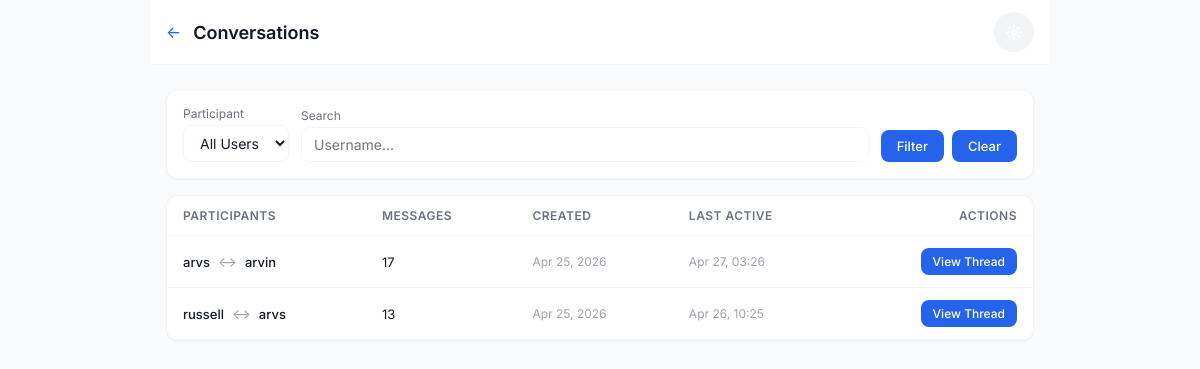
The page /chat/admin/conversations/ (signed in) on the database as committed earlier.
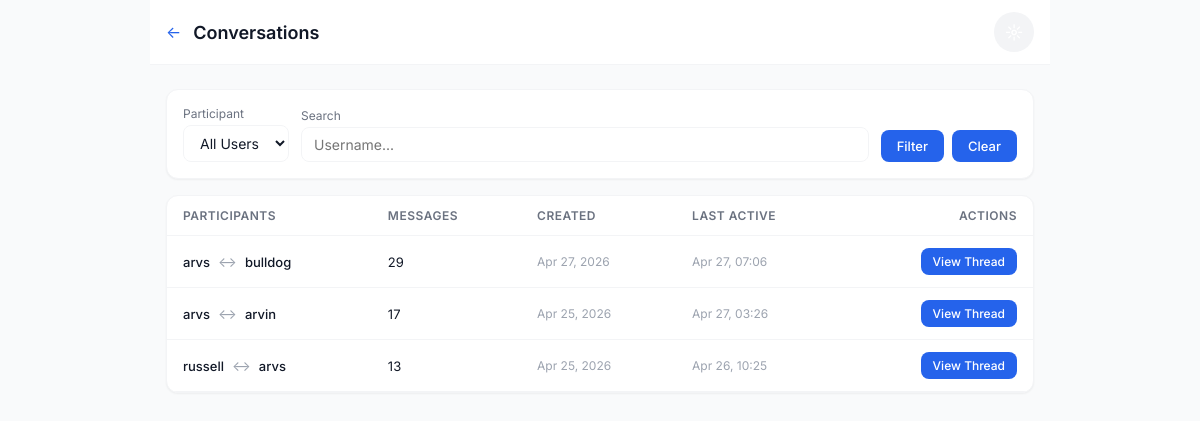
The same page on the database as committed later.
### chat/models.py (models this page shows, shortened)
class Conversation(models.Model):
    id = models.UUIDField(primary_key=True, default=uuid.uuid4, editable=False)
    participant1 = models.ForeignKey(User, on_delete=models.CASCADE, related_name='conversations_as_p1')
    participant2 = models.ForeignKey(User, on_delete=models.CASCADE, related_name='conversations_as_p2')
    created_at = models.DateTimeField(auto_now_add=True)
    updated_at = models.DateTimeField(auto_now=True)
    last_message = models.ForeignKey('Message', on_delete=models.SET_NULL, null=True, blank=True, related_name='+')
    class Meta:
        db_table = 'chat_conversation'
        unique_together = ['participant1', 'participant2']
        indexes = [
            models.Index(fields=['participant1', 'participant2']),
            models.Index(fields=['updated_at']),
        ]

### chat/views_admin.py (the view, shortened to what this page needs)
# urls.py: path('admin/conversations/', views_admin.admin_conversations, name='admin_conversations'),
@login_required
@user_passes_test(is_staff_or_admin, login_url='chat_list')
def admin_conversations(request):
    conv_qs = Conversation.objects.select_related(
        'participant1', 'participant2', 'last_message'
    ).annotate(message_count=Count('messages')).order_by('-updated_at')
    user_filter = request.GET.get('user', '')
    search = request.GET.get('search', '').strip()
    if search:
        conv_qs = conv_qs.filter(
            Q(participant1__username__icontains=search) |
            Q(participant2__username__icontains=search)
        )
    paginator = Paginator(conv_qs, 25)
    page_number = request.GET.get('page', 1)
    page_obj = paginator.get_page(page_number)
    users = User.objects.order_by('username')
    return render(request, 'chat/admin/conversations.html', {
        'conversations': page_obj,
        'users': users,
        'user_filter': user_filter,
        'search': search,
        'is_admin': is_admin_only(request.user),
    })

### chat/views_admin.py (called while the page is built)
def is_staff_or_admin(user):
    if user.is_superuser:
        return True
    profile = getattr(user, 'profile', None)
    if profile and profile.role in ('staff', 'admin'):
        return True
    return user.is_staff

def is_admin_only(user):
    if user.is_superuser:
        return True
    profile = getattr(user, 'profile', None)
    if profile and profile.role == 'admin':
        return True
    return False

### chat/templates/chat/admin/conversations.html (shortened to what this page needs)
{% extends 'chat/base.html' %}
{% block content %}
<div style="max-width: 900px; margin: 0 auto;">
    <div class="app-bar">
        <div style="display: flex; align-items: center; gap: 12px;">
            <a href="{% url 'admin_dashboard' %}" class="back-btn">&#8592;</a>
            <h1>Conversations</h1>
        </div>
        <button class="theme-toggle" onclick="toggleTheme()">&#9788;</button>
    </div>
    <div class="container" style="padding-top: 24px;">
        <div class="card" style="padding: 16px; margin-bottom: 16px;">
            <form method="get" style="display: flex; flex-wrap: wrap; gap: 12px; align-items: flex-end;">
                <div>
                    <label style="font-size: 12px; color: var(--text-secondary); display: block; margin-bottom: 4px;">Participant</label>
                    <select name="user" style="padding: 8px 12px; border-radius: 8px; border: 1px solid var(--border-light); background: var(--surface); color: var(--text-primary); font-size: 14px;">
                        <option value="" {% if not user_filter %}selected{% endif %}>All Users</option>
                    </select>
                </div>
                <div style="flex: 1; min-width: 200px;">
                    <label style="font-size: 12px; color: var(--text-secondary); display: block; margin-bottom: 4px;">Search</label>
                    <input type="text" name="search" value="{{ search }}" placeholder="Username..." style="width: 100%; padding: 8px 12px; border-radius: 8px; border: 1px solid var(--border-light); background: var(--surface); color: var(--text-primary); font-size: 14px;">
                </div>
                <div style="display: flex; gap: 8px;">
                    <button type="submit" class="btn btn-primary" style="padding: 8px 16px; font-size: 13px;">Filter</button>
                    <a href="?" class="btn" style="padding: 8px 16px; font-size: 13px; text-decoration: none;">Clear</a>
                </div>
            </form>
        </div>
        <div class="card" style="overflow: auto;">
            <table style="width: 100%; border-collapse: collapse; font-size: 14px;">
                <thead>
                    <tr style="border-bottom: 1px solid var(--border-light);">
                        <th style="padding: 12px 16px; text-align: left; font-weight: 600; color: var(--text-secondary); font-size: 12px; text-transform: uppercase; letter-spacing: 0.5px;">Participants</th>
                        <th style="padding: 12px 16px; text-align: left; font-weight: 600; color: var(--text-secondary); font-size: 12px; text-transform: uppercase; letter-spacing: 0.5px;">Messages</th>
                        <th style="padding: 12px 16px; text-align: left; font-weight: 600; color: var(--text-secondary); font-size: 12px; text-transform: uppercase; letter-spacing: 0.5px;">Created</th>
                        <th style="padding: 12px 16px; text-align: left; font-weight: 600; color: var(--text-secondary); font-size: 12px; text-transform: uppercase; letter-spacing: 0.5px;">Last Active</th>
                        <th style="padding: 12px 16px; text-align: right; font-weight: 600; color: var(--text-secondary); font-size: 12px; text-transform: uppercase; letter-spacing: 0.5px;">Actions</th>
                    </tr>
                </thead>
                <tbody>
                    {% for conv in conversations %}
                    <tr style="border-bottom: 1px solid var(--border-light);">
                        <td style="padding: 12px 16px;">
                            <div style="display: flex; align-items: center; gap: 8px;">
                                <span style="font-weight: 500; font-size: 13px;">{{ conv.participant1.username }}</span>
                                <span style="color: var(--text-muted);">&#8596;</span>
                                <span style="font-weight: 500; font-size: 13px;">{{ conv.participant2.username }}</span>
                            </div>
                        </td>
                        <td style="padding: 12px 16px; font-size: 13px;">{{ conv.message_count }}</td>
                        <td style="padding: 12px 16px; font-size: 12px; color: var(--text-muted); white-space: nowrap;">{{ conv.created_at|date:"M d, Y" }}</td>
                        <td style="padding: 12px 16px; font-size: 12px; color: var(--text-muted); white-space: nowrap;">{{ conv.updated_at|date:"M d, H:i" }}</td>
                        <td style="padding: 12px 16px; text-align: right;">
                            <a href="{% url 'admin_conversation_detail' conv.id %}" class="btn" style="padding: 6px 12px; font-size: 12px; text-decoration: none;">View Thread</a>
                        </td>
                    </tr>
                    {% empty %}
                    <tr><td colspan="5" style="padding: 24px; text-align: center; color: var(--text-secondary);">No conversations found</td></tr>
                    {% endfor %}
                </tbody>
            </table>
        </div>
    </div>
</div>
{% endblock %}

### chat/templates/chat/base.html (shortened to what this page needs)
<!DOCTYPE html>
<html lang="en" data-theme="{% if request.user.profile.theme_preference != 'system' %}{{ request.user.profile.theme_preference }}{% endif %}">
<head>
</head>
<body>
    {% block content %}{% endblock %}
</body>
</html>

Rows that differ between the two databases and show on the page:
added Conversation: participant1.username "arvs", participant2.username "bulldog", message_count "29", created_at "Apr 27, 2026", updated_at "Apr 27, 07:06"
